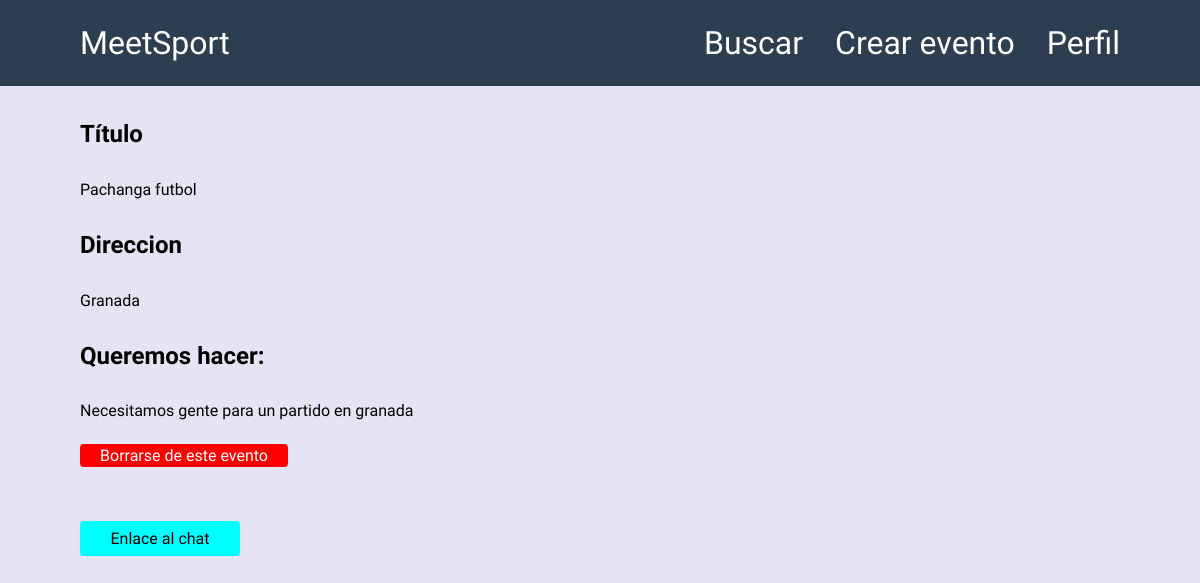
/assets/views/mostrar-evento.php?id=1 (signed in), run on the app's committed database.
### tables this page shows
CREATE TABLE `evento` (
  `id` int(5) NOT NULL,
  `deporte` int(3) NOT NULL,
  `n_personas` int(2) NOT NULL,
  `fecha` varchar(30) NOT NULL,
  `titulo` varchar(40) NOT NULL,
  `id_usuario` int(11) NOT NULL,
  `direccion` varchar(50) NOT NULL,
  `descripcion` varchar(300) NOT NULL
);

### assets/views/mostrar-evento.php (the view, shortened to what this page needs)
<?php
    include_once "../conexion/conexion.php";
    if(isset($_GET['id'])){
        $id = $_GET['id'];
    }else{
        header('Location:../../index.php');
    }
?>
<!DOCTYPE html>
<html lang="en">
<head>
    <link rel="stylesheet" href="../styles/index.css" type="text/css">
    <link rel="stylesheet" href="../styles/cabecera.css" type="text/css">
    <link rel="stylesheet" href="../styles/mostrar-evento.css" type="text/css">
</head>
<?php
    include_once './cabecera.php';
    $sql = "SELECT * FROM evento WHERE id=$id";
    $res = $conn->query($sql);
    $evento = mysqli_fetch_assoc($res);
    $sql2 = "SELECT * FROM usuario_apuntado WHERE id_usuario=".$_SESSION['id'];
    $res2 = $conn->query($sql2);
    $total = mysqli_num_rows($res2);
    $apuntado = false;
    $sql3 = "SELECT id_evento FROM usuario_apuntado WHERE id_usuario=".$_SESSION['id']." AND id_evento=".$id;
    $res3 = $conn->query($sql3);
    if(mysqli_num_rows($res3) >= 1){
        $apuntado = true;
    }
?>
<body>
    <?php
    $titulo = $evento['titulo'];
    $direccion = $evento['direccion'];
    $descripcion = $evento['descripcion'];
    if($_SESSION['id'] != $evento['id_usuario']){
    ?>
        <div class='info-evento'>
            <h4>Título</h4>
            <?=$titulo?>
            <h4>Direccion</h4>
            <?=$direccion?>
            <h4>Queremos hacer: </h4>
            <?=$descripcion?>
            <br>
    <?php
        if($total < 3 && $apuntado == false){
    ?>
    <button id="apuntar">¡Apuntate a este evento!</button><br>  <br>
    <?php
        }else if($apuntado == true){
    ?>
    <button id="borrarUs" class="borrar">Borrarse de este evento</button><br><br>
    <a id='enlace-chat' href='./chat.php?id=<?=$id?>'>Enlace al chat</a>
    <?php
        }
        }
    ?>
    </div>
</body>
</html>

### assets/styles/index.css (style rules this page uses)
* { box-sizing: border-box; font-family: 'Lato', sans-serif; font-family: 'Tajawal', sans-serif; box-shadow: none; }
a { color: black; text-decoration:none; }
body { padding-top:5rem; background-color:rgb(228, 228, 245); }
.cerrarSesion,.borrarCuenta,#editarDes,#editar,.borrar,#apuntar { background-color: #ffcc00; border: none; color: white; padding: 1vh 1.5vw; text-align: center; text-decoration: none; display: inline-block; font-size: 16px; cursor:pointer; margin-left: 0; }
.borrar { background-color:red; padding: 0.1rem 0.5rem; width:13rem; }
.info-evento { display:flex; flex-direction:column; justify-content:space-between; }
.info-evento a { margin-top: 1rem; }
button { border-radius:4px; }

### assets/styles/mostrar-evento.css (style rules this page uses)
.info-evento { margin-left: 4.5rem; }
.info-evento h4 { font-size: 1.5rem; }
button { margin-top:1.5rem; }
#enlace-chat { padding: 0.5rem; background-color:aqua; width:10rem; text-align:center; border-radius:4px; }

### data on the page
evento: titulo "Pachanga futbol", direccion "Granada", descripcion "Necesitamos gente para un partido en granada"
